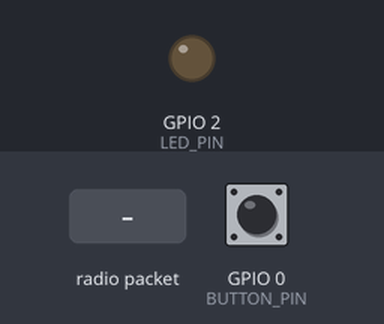
Recording of a program running on a simulated ESP32. Parts: output pins drawn as LEDs (lit = HIGH). Inputs (shaded band) come from the test bench; at power-on: GPIO 0 (BUTTON_PIN) HIGH. WiFi joins after 1.5 s; servers stay silent unless stated; a WiFi scan finds three made-up networks; uploads are accepted with an empty reply; what the program prints to the serial monitor is not drawn.

Above: at 4.9 s.
5.0 s: GPIO 0 (BUTTON_PIN) pulled LOW for 0.15 s
At 5.4 s:
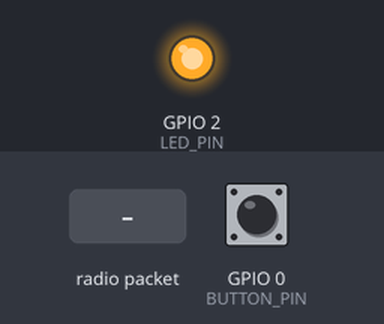
8.1 s: radio packet "heartbeat" arrives
11.1 s: radio packet "status" arrives
14.1 s: radio packet "1" arrives
Timing chart, 0 to 17.1 s (numbered marks = the images above; inputs shaded):
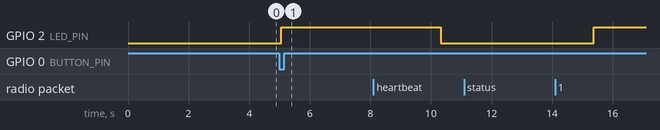

Measured:
- after the input at 11.1 s, every drawn part: stays the same

The program:

main.cpp
```cpp
/*
 * =====================================================================================
 * Generic ESP32 Bot Template
 * =====================================================================================
 *
 * Pre-configured with ESP-NOW and MCP communication setup.
 * Ready for sensor integration and customization!
 *
 * Features included:
 * ✅ WiFi connection with auto-retry
 * ✅ ESP-NOW peer-to-peer communication
 * ✅ MCP server integration with mDNS discovery
 * ✅ OTA firmware updates
 * ✅ JSON status reporting
 * ✅ Automatic heartbeat and status sharing
 * ✅ WebSocket-style real-time communication
 *
 * To customize for your bot:
 * 1. Update config.h with your bot name and WiFi credentials
 * 2. Add your sensor initialization in setupSensors()
 * 3. Add your sensor reading logic in readSensors()
 * 4. Add your bot-specific tasks in performBotTasks()
 * 5. Customize status payload in createStatusPayload()
 */

#include <Arduino.h>
#include <WiFi.h>
#include <HTTPClient.h>
#include <ArduinoJson.h>
#include <esp_now.h>
#include <HTTPUpdate.h>
#include <ArduinoOTA.h>
#include <ESPmDNS.h>
#include <esp_wifi.h>
#include "config.h"

// =====================================================================================
// FORWARD DECLARATIONS - Core Communication Functions
// =====================================================================================
bool discoverMCPServer();
void initializeWiFi();
void initializeESPNow();
void initializeOTA();
void sendStatusToMCP();
void checkForFirmwareUpdate();
void onESPNowReceive(const uint8_t* mac, const uint8_t* incomingData, int len);
void onESPNowSend(const uint8_t* mac_addr, esp_now_send_status_t status);
void sendESPNowActivity(const String& senderMac, const String& receiverMac,
                       const String& messageType, const String& payload);
void sendESPNowMessage(const uint8_t* peerMac, const String& messageType, const String& payload);
void addESPNowPeer(const uint8_t* peerMac);
void sendHeartbeatToAllPeers();
void sendStatusToAllPeers();
void respondToPeerMessage(const uint8_t* peerMac, const String& responseType);

// ⭐ CUSTOMIZE THESE: Add your sensor function declarations here
void setupSensors();
void readSensors();
void performBotTasks();
String createStatusPayload();

// =====================================================================================
// COMMUNICATION CONFIGURATION - Pre-configured
// =====================================================================================
String mcpServerIP = "";
int mcpServerPort = 0;
const char* mcpStatusEndpoint = "/api/bot/status";
const char* mcpFirmwareEndpoint = "/api/firmware/latest";
const char* mcpESPNowEndpoint = "/api/esp-now/message";

// Bot Configuration
String botID;
unsigned long lastStatusUpdate = 0;
const unsigned long statusUpdateInterval = 10000; // 10 seconds
unsigned long lastFirmwareCheck = 0;
const unsigned long firmwareCheckInterval = 300000; // 5 minutes
const unsigned long wifiRetryInterval = 30000; // 30 seconds

// ESP-NOW Message Structure (optimized for 250-byte limit)
typedef struct {
    char sender_id[24];     // Bot identifier
    char message_type[12];  // Message type
    char payload[128];      // Data payload
    uint32_t timestamp;     // Timestamp
} esp_now_message_t;

// Bot Status Structure
struct BotStatus {
    String status;
    float batteryLevel;
    int wifiSignal;
    unsigned long uptime;
    struct {
        float lat;
        float lng;
    } location;

    // ⭐ CUSTOMIZE THIS: Add your sensor data fields
    // Example:
    // float temperature;
    // float humidity;
    // int lightLevel;
    // bool motionDetected;
} botStatus;

// Timing variables for periodic tasks
unsigned long lastHeartbeat = 0;
unsigned long lastStatusShare = 0;
unsigned long lastSensorRead = 0;

// =====================================================================================
// MAIN SETUP FUNCTION
// =====================================================================================
void setup() {
    Serial.begin(115200);
    Serial.println("🤖 Generic ESP32 Bot Starting...");

    // Initialize Bot ID
    if (strlen(BOT_CUSTOM_NAME) > 0) {
        botID = String(BOT_CUSTOM_NAME);
        Serial.printf("Using custom bot name: %s\n", BOT_CUSTOM_NAME);
    } else {
        botID = "ESP32_Bot_" + String(ESP.getEfuseMac(), HEX);
        Serial.printf("Using auto-generated bot ID: %s\n", botID.c_str());
    }

    // Initialize bot status
    botStatus.status = "starting";
    botStatus.batteryLevel = 100.0;
    botStatus.uptime = 0;

    // Core communication setup
    initializeWiFi();
    initializeESPNow();

    // Discover MCP server
    if (discoverMCPServer()) {
        Serial.println("✅ MCP server discovered successfully");
    } else {
        Serial.println("⚠️ Using fallback MCP server configuration");
    }

    // Initialize OTA updates
    initializeOTA();

    // ⭐ CUSTOMIZE THIS: Initialize your sensors
    setupSensors();

    // Mark bot as ready
    botStatus.status = "active";
    Serial.println("🚀 Bot initialization complete");

    // Send initial status
    sendStatusToMCP();
}

// =====================================================================================
// MAIN LOOP FUNCTION
// =====================================================================================
void loop() {
    unsigned long currentTime = millis();

    // Update uptime
    botStatus.uptime = currentTime / 1000;

    // ⭐ CUSTOMIZE THIS: Read sensors periodically
    if (currentTime - lastSensorRead >= SENSOR_READ_INTERVAL) {
        readSensors();
        lastSensorRead = currentTime;
    }

    // Send heartbeat to peers
    if (currentTime - lastHeartbeat >= HEARTBEAT_INTERVAL) {
        sendHeartbeatToAllPeers();
        lastHeartbeat = currentTime;
    }

    // Share status with peers
    if (currentTime - lastStatusShare >= STATUS_SHARE_INTERVAL) {
        sendStatusToAllPeers();
        lastStatusShare = currentTime;
    }

    // Send status to MCP server
    if (currentTime - lastStatusUpdate >= statusUpdateInterval) {
        sendStatusToMCP();
        lastStatusUpdate = currentTime;
    }

    // Check for firmware updates periodically
    if (currentTime - lastFirmwareCheck >= firmwareCheckInterval) {
        checkForFirmwareUpdate();
        lastFirmwareCheck = currentTime;
    }

    // ⭐ CUSTOMIZE THIS: Perform bot-specific tasks
    performBotTasks();

    // Handle OTA updates
    ArduinoOTA.handle();

    delay(100); // Small delay to prevent watchdog issues
}

// =====================================================================================
// SENSOR FUNCTIONS - CUSTOMIZE THESE FOR YOUR BOT
// =====================================================================================

void setupSensors() {
    Serial.println("🔧 Setting up sensors...");

    // ⭐ CUSTOMIZE THIS: Initialize your sensors here
    // Examples:

    // Built-in LED for status indication
    pinMode(LED_PIN, OUTPUT);
    digitalWrite(LED_PIN, LOW);

    // Built-in button for testing
    pinMode(BUTTON_PIN, INPUT_PULLUP);

    // Example sensor initializations:
    // Wire.begin(I2C_SDA_PIN, I2C_SCL_PIN);  // I2C sensors
    // pinMode(SENSOR_PIN_1, INPUT);          // Digital sensor
    // analogReadResolution(12);              // 12-bit ADC resolution

    Serial.println("✅ Sensor setup complete");
}

void readSensors() {
    // ⭐ CUSTOMIZE THIS: Read your sensor values here

    // Update WiFi signal strength
    botStatus.wifiSignal = WiFi.RSSI();

    // Simulate battery level (replace with actual battery reading)
    botStatus.batteryLevel = max(80.0, botStatus.batteryLevel - 0.1);

    // Example sensor readings:
    // botStatus.temperature = readTemperature();
    // botStatus.humidity = readHumidity();
    // botStatus.lightLevel = analogRead(LIGHT_SENSOR_PIN);
    // botStatus.motionDetected = digitalRead(MOTION_SENSOR_PIN);

    // Status LED indication
    digitalWrite(LED_PIN, (millis() / 1000) % 2); // Blink every second
}

void performBotTasks() {
    // ⭐ CUSTOMIZE THIS: Add your bot-specific behavior here

    // Example tasks:
    // - Check button presses
    // - Control actuators based on sensor readings
    // - Implement state machines
    // - Handle alarms or alerts

    // Example: Button press detection
    static bool lastButtonState = HIGH;
    bool buttonState = digitalRead(BUTTON_PIN);

    if (buttonState != lastButtonState && buttonState == LOW) {
        Serial.println("🔘 Button pressed!");
        // Send special message to peers
        sendStatusToAllPeers();
    }
    lastButtonState = buttonState;
}

String createStatusPayload() {
    // ⭐ CUSTOMIZE THIS: Create JSON payload with your sensor data

    DynamicJsonDocument doc(256);
    doc["battery"] = botStatus.batteryLevel;
    doc["wifi_signal"] = botStatus.wifiSignal;
    doc["uptime"] = botStatus.uptime;
    doc["status"] = botStatus.status;

    // Add your custom sensor data:
    // doc["temperature"] = botStatus.temperature;
    // doc["humidity"] = botStatus.humidity;
    // doc["light_level"] = botStatus.lightLevel;
    // doc["motion"] = botStatus.motionDetected;

    String payload;
    serializeJson(doc, payload);
    return payload;
}

// =====================================================================================
// COMMUNICATION FUNCTIONS - Pre-configured, no need to modify
// =====================================================================================

void initializeWiFi() {
    Serial.println("📡 Scanning for WiFi networks...");
    WiFi.mode(WIFI_STA);
    int n = WiFi.scanNetworks();
    Serial.printf("Found %d networks:\n", n);
    for (int i = 0; i < n; ++i) {
        Serial.printf("%d: %s (%d dBm) %s\n", i + 1, WiFi.SSID(i).c_str(), WiFi.RSSI(i),
                      WiFi.encryptionType(i) == WIFI_AUTH_OPEN ? "Open" : "Encrypted");
    }
    Serial.println();

    WiFi.begin(WIFI_SSID, WIFI_PASSWORD);

    Serial.printf("Connecting to WiFi network: %s\n", WIFI_SSID);
    int attempts = 0;
    while (WiFi.status() != WL_CONNECTED && attempts < 20) {
        delay(500);
        Serial.print(".");
        attempts++;
    }

    if (WiFi.status() == WL_CONNECTED) {
        Serial.println();
        Serial.println("✅ WiFi connected!");
        Serial.print("IP address: ");
        Serial.println(WiFi.localIP());
        Serial.printf("Signal strength: %d dBm\n", WiFi.RSSI());
        botStatus.wifiSignal = WiFi.RSSI();
    } else {
        Serial.println("\n❌ WiFi connection failed!");
        Serial.printf("WiFi status code: %d\n", WiFi.status());
    }
}

void initializeESPNow() {
    uint8_t ourMac[6];
    esp_wifi_get_mac(WIFI_IF_STA, ourMac);
    Serial.printf("ESP-NOW MAC: %02X:%02X:%02X:%02X:%02X:%02X\n",
                  ourMac[0], ourMac[1], ourMac[2], ourMac[3], ourMac[4], ourMac[5]);

    Serial.printf("esp_now_message_t size: %d bytes (ESP-NOW max: 250 bytes)\n", sizeof(esp_now_message_t));

    if (esp_now_init() != ESP_OK) {
        Serial.println("❌ Error initializing ESP-NOW");
        return;
    }
    Serial.println("✅ ESP-NOW initialized");

    esp_now_register_recv_cb(onESPNowReceive);
    esp_now_register_send_cb(onESPNowSend);

    // Add known peers
    for (int i = 0; i < KNOWN_PEERS_COUNT; i++) {
        addESPNowPeer(KNOWN_PEERS[i].mac);
        Serial.printf("📡 Added peer: %s\n", KNOWN_PEERS[i].name);
    }
}

bool discoverMCPServer() {
    Serial.println("🔍 Discovering MCP server via mDNS...");

    if (!MDNS.begin(botID.c_str())) {
        Serial.println("❌ Error setting up mDNS responder!");
        mcpServerIP = MCP_SERVER_IP_FALLBACK;
        mcpServerPort = 8081;
        return false;
    }

    int n = MDNS.queryService("mcp-server", "tcp");
    if (n == 0) {
        Serial.println("⚠️ mDNS: No MCP server found via discovery.");
        Serial.printf("mDNS: Using fallback IP: %s\n", MCP_SERVER_IP_FALLBACK);
        mcpServerIP = MCP_SERVER_IP_FALLBACK;
        mcpServerPort = 8081;
        return false;
    } else {
        mcpServerIP = MDNS.IP(0).toString();
        mcpServerPort = MDNS.port(0);
        Serial.printf("✅ MCP server found at: %s:%d\n", mcpServerIP.c_str(), mcpServerPort);
        return true;
    }
}

void initializeOTA() {
    ArduinoOTA.setPassword(OTA_PASSWORD);
    ArduinoOTA.setHostname(botID.c_str());

    ArduinoOTA.onStart([]() {
        String type = (ArduinoOTA.getCommand() == U_FLASH) ? "sketch" : "filesystem";
        Serial.println("🔄 Starting OTA update (" + type + ")");
    });

    ArduinoOTA.onEnd([]() {
        Serial.println("\n✅ OTA update completed");
    });

    ArduinoOTA.onProgress([](unsigned int progress, unsigned int total) {
        Serial.printf("Progress: %u%%\r", (progress / (total / 100)));
    });

    ArduinoOTA.onError([](ota_error_t error) {
        Serial.printf("❌ OTA Error[%u]: ", error);
        if (error == OTA_AUTH_ERROR) Serial.println("Auth Failed");
        else if (error == OTA_BEGIN_ERROR) Serial.println("Begin Failed");
        else if (error == OTA_CONNECT_ERROR) Serial.println("Connect Failed");
        else if (error == OTA_RECEIVE_ERROR) Serial.println("Receive Failed");
        else if (error == OTA_END_ERROR) Serial.println("End Failed");
    });

    ArduinoOTA.begin();
    Serial.printf("✅ OTA Initialized. Ready for updates.\n");
}

void sendStatusToMCP() {
    if (WiFi.status() != WL_CONNECTED || mcpServerIP == "") {
        return;
    }

    HTTPClient http;
    String url = "http://" + mcpServerIP + ":" + String(mcpServerPort) + mcpStatusEndpoint;
    http.begin(url);
    http.addHeader("Content-Type", "application/json");

    if (strlen(MCP_API_KEY) > 0) {
        http.addHeader("X-API-Key", MCP_API_KEY);
    }

    DynamicJsonDocument doc(512);
    doc["bot_id"] = botID;
    doc["timestamp"] = "2025-11-01T" + String(millis() / 1000);
    doc["status"] = botStatus.status;
    doc["battery_level"] = botStatus.batteryLevel;
    doc["wifi_signal"] = botStatus.wifiSignal;
    doc["uptime_seconds"] = botStatus.uptime;

    uint8_t mac[6];
    esp_wifi_get_mac(WIFI_IF_STA, mac);
    char macStr[18];
    snprintf(macStr, sizeof(macStr), "%02X:%02X:%02X:%02X:%02X:%02X",
             mac[0], mac[1], mac[2], mac[3], mac[4], mac[5]);
    doc["mac_address"] = macStr;

    String jsonPayload;
    serializeJson(doc, jsonPayload);

    int httpResponseCode = http.POST(jsonPayload);
    if (httpResponseCode > 0) {
        Serial.printf("Status sent to MCP: %d\n", httpResponseCode);
    } else {
        Serial.printf("Error sending status: %d\n", httpResponseCode);
    }

    http.end();
}

void addESPNowPeer(const uint8_t* peerMac) {
    esp_now_peer_info_t peerInfo = {};
    memcpy(peerInfo.peer_addr, peerMac, 6);
    peerInfo.channel = 0;
    peerInfo.encrypt = false;

    if (esp_now_add_peer(&peerInfo) != ESP_OK) {
        Serial.printf("❌ Failed to add ESP-NOW peer: %02X:%02X:%02X:%02X:%02X:%02X\n",
                      peerMac[0], peerMac[1], peerMac[2], peerMac[3], peerMac[4], peerMac[5]);
    } else {
        Serial.printf("✅ ESP-NOW peer added successfully: %02X:%02X:%02X:%02X:%02X:%02X\n",
                      peerMac[0], peerMac[1], peerMac[2], peerMac[3], peerMac[4], peerMac[5]);
    }
}

void sendESPNowMessage(const uint8_t* peerMac, const String& messageType, const String& payload) {
    esp_now_message_t message;

    strncpy(message.sender_id, botID.c_str(), sizeof(message.sender_id) - 1);
    message.sender_id[sizeof(message.sender_id) - 1] = '\0';

    strncpy(message.message_type, messageType.c_str(), sizeof(message.message_type) - 1);
    message.message_type[sizeof(message.message_type) - 1] = '\0';

    strncpy(message.payload, payload.c_str(), sizeof(message.payload) - 1);
    message.payload[sizeof(message.payload) - 1] = '\0';

    message.timestamp = millis();

    char macStr[18];
    snprintf(macStr, sizeof(macStr), "%02X:%02X:%02X:%02X:%02X:%02X",
             peerMac[0], peerMac[1], peerMac[2], peerMac[3], peerMac[4], peerMac[5]);

    Serial.printf("📤 Sending ESP-NOW message to %s: type=%s, payload=%s\n",
                  macStr, messageType.c_str(), payload.c_str());
    Serial.printf("Message size: %d bytes\n", sizeof(message));

    esp_err_t result = esp_now_send(peerMac, (uint8_t*)&message, sizeof(message));
    if (result == ESP_OK) {
        Serial.println("✅ ESP-NOW message sent successfully");
    } else {
        Serial.printf("❌ Error sending ESP-NOW message: %s (0x%x)\n", esp_err_to_name(result), result);
    }
}

void sendHeartbeatToAllPeers() {
    Serial.println("💓 Sending ESP-NOW heartbeat to all peers...");
    for (int i = 0; i < KNOWN_PEERS_COUNT; i++) {
        Serial.printf("Sending heartbeat to peer: %s\n", KNOWN_PEERS[i].name);
        sendESPNowMessage(KNOWN_PEERS[i].mac, "heartbeat", botID);
    }
}

void sendStatusToAllPeers() {
    Serial.println("📊 Sharing status with all peers...");
    String statusPayload = createStatusPayload();

    for (int i = 0; i < KNOWN_PEERS_COUNT; i++) {
        Serial.printf("📊 Sending status to peer: %s\n", KNOWN_PEERS[i].name);
        sendESPNowMessage(KNOWN_PEERS[i].mac, "status", statusPayload);
    }
}

void respondToPeerMessage(const uint8_t* peerMac, const String& responseType) {
    char macStr[18];
    snprintf(macStr, sizeof(macStr), "%02X:%02X:%02X:%02X:%02X:%02X",
             peerMac[0], peerMac[1], peerMac[2], peerMac[3], peerMac[4], peerMac[5]);

    Serial.printf("📤 Responding to %s with: %s\n", macStr, responseType.c_str());

    String responsePayload = botID + "_response";
    sendESPNowMessage(peerMac, responseType, responsePayload);

    // Report this ESP-NOW activity to MCP
    sendESPNowActivity(String(macStr), "self", responseType, responsePayload);
}

void onESPNowReceive(const uint8_t* mac, const uint8_t* incomingData, int len) {
    esp_now_message_t* message = (esp_now_message_t*)incomingData;

    char macStr[18];
    snprintf(macStr, sizeof(macStr), "%02X:%02X:%02X:%02X:%02X:%02X",
             mac[0], mac[1], mac[2], mac[3], mac[4], mac[5]);

    Serial.printf("🎯 ESP-NOW RECEIVED from %s [%s]: %s\n",
                  message->sender_id, message->message_type, message->payload);

    String msgType = String(message->message_type);
    String payload = String(message->payload);

    if (msgType == "heartbeat") {
        Serial.printf("💓 Heartbeat from %s\n", message->sender_id);
        respondToPeerMessage(mac, "heartbeat_ack");
    } else if (msgType == "status") {
        Serial.printf("📊 Status update from %s: %s\n", message->sender_id, payload.c_str());
        respondToPeerMessage(mac, "status_ack");
    } else if (msgType.endsWith("_ack")) {
        Serial.printf("✅ Acknowledgment from %s: %s\n", message->sender_id, msgType.c_str());
    } else {
        Serial.printf("❓ Unknown message type: %s\n", msgType.c_str());
    }

    // Report this ESP-NOW activity to MCP
    sendESPNowActivity(String(macStr), "self", String(message->message_type), String(message->payload));
}

void onESPNowSend(const uint8_t* mac_addr, esp_now_send_status_t status) {
    char macStr[18];
    snprintf(macStr, sizeof(macStr), "%02X:%02X:%02X:%02X:%02X:%02X",
             mac_addr[0], mac_addr[1], mac_addr[2], mac_addr[3], mac_addr[4], mac_addr[5]);

    Serial.printf("ESP-NOW send to %s: %s\n", macStr, status == ESP_NOW_SEND_SUCCESS ? "Success" : "Failed");
}

void sendESPNowActivity(const String& senderMac, const String& receiverMac,
                       const String& messageType, const String& payload) {
    if (WiFi.status() != WL_CONNECTED || mcpServerIP == "") {
        return;
    }

    HTTPClient http;
    String url = "http://" + String(mcpServerIP) + ":" + String(mcpServerPort) + mcpESPNowEndpoint;
    http.begin(url);
    http.addHeader("Content-Type", "application/json");

    if (strlen(MCP_API_KEY) > 0) {
        http.addHeader("X-API-Key", MCP_API_KEY);
    }

    DynamicJsonDocument doc(512);
    doc["sender_mac"] = senderMac;
    doc["receiver_mac"] = receiverMac;
    doc["message_type"] = messageType;

    JsonObject payloadObj = doc.createNestedObject("payload");
    payloadObj["data"] = payload;
    payloadObj["reported_by"] = botID;

    String jsonPayload;
    serializeJson(doc, jsonPayload);

    http.POST(jsonPayload);
    http.end();
}

void checkForFirmwareUpdate() {
    if (WiFi.status() != WL_CONNECTED || mcpServerIP == "") {
        return;
    }

    HTTPClient http;
    String url = "http://" + mcpServerIP + ":" + String(mcpServerPort) + mcpFirmwareEndpoint;
    http.begin(url);

    if (strlen(MCP_API_KEY) > 0) {
        http.addHeader("X-API-Key", MCP_API_KEY);
    }

    int httpResponseCode = http.GET();
    if (httpResponseCode == 200) {
        String payload = http.getString();
        DynamicJsonDocument doc(1024);
        deserializeJson(doc, payload);

        float latestVersion = doc["version"];
        String downloadUrl = doc["download_url"];

        if (latestVersion > FIRMWARE_VERSION) {
            Serial.printf("🔄 Firmware update available: v%.1f -> v%.1f\n", FIRMWARE_VERSION, latestVersion);
            Serial.printf("Download URL: %s\n", downloadUrl.c_str());
            // Implement OTA update logic here if needed
        }
    }

    http.end();
}
```

Source omitted: config.h (2878 bytes)
